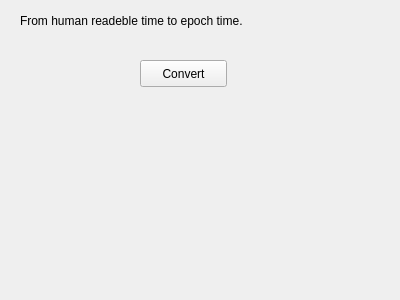
<?xml version="1.0" encoding="UTF-8"?>
<ui version="4.0">
 <class>HumanToEpoch</class>
 <widget class="QWidget" name="HumanToEpoch">
  <property name="geometry">
   <rect>
    <x>0</x>
    <y>0</y>
    <width>400</width>
    <height>300</height>
   </rect>
  </property>
  <property name="windowTitle">
   <string>Form</string>
  </property>
  <widget class="QLabel" name="label">
   <property name="geometry">
    <rect>
     <x>20</x>
     <y>10</y>
     <width>371</width>
     <height>21</height>
    </rect>
   </property>
   <property name="text">
    <string>From human readeble time to epoch time.</string>
   </property>
  </widget>
  <widget class="QPushButton" name="pushButtonConvert">
   <property name="geometry">
    <rect>
     <x>140</x>
     <y>60</y>
     <width>87</width>
     <height>27</height>
    </rect>
   </property>
   <property name="text">
    <string>Convert</string>
   </property>
  </widget>
 </widget>
 <resources/>
 <connections/>
</ui>
